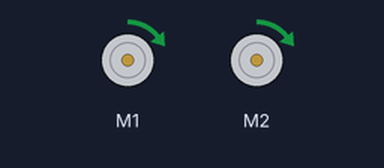
A sketch run on a simulated Arduino Uno, built with avr-gcc and run on an emulated ATmega328P. On the bench: 2 × DC motor (green arrow = forward, orange = backward, longer = faster).

Above: at 0.05 s.
At 1.3 s:
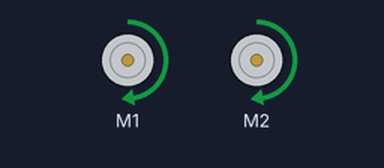
At 2.55 s:
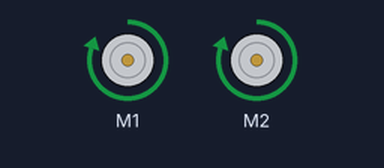
At 5.1 s:
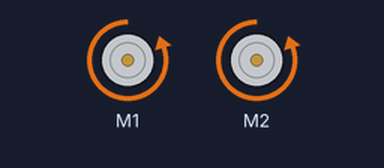
Timing chart, 0 to 6.6 s (numbered marks = the images above):
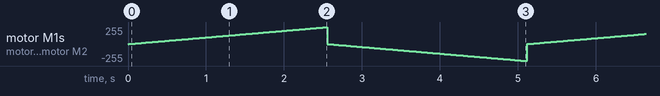

The sketch:

RobotArm.ino
```cpp
#include <AFMotor.h>

int i;

// DC motor on M1
AF_DCMotor motor(1);

// DC motor on M2
AF_DCMotor motor2(2);

void setup() {

  // Turn ON DC MOTOR #1
  motor.setSpeed(200);
  motor.run(RELEASE);

  // TURN ON DC MOTOR #2
  motor2.setSpeed(200);
  motor2.run(RELEASE);
}


void loop() {
  motor.run(FORWARD);
  motor2.run(FORWARD);

  for (i=0; i<255; i++) {
    motor.setSpeed(i);
    motor2.setSpeed(i);
    delay(10);
}

  motor.run(BACKWARD);
  motor2.run(BACKWARD);
  for (i=0; i<255; i++) {
    motor.setSpeed(i);
    motor2.setSpeed(i);
    delay(10);

  }
}
```
